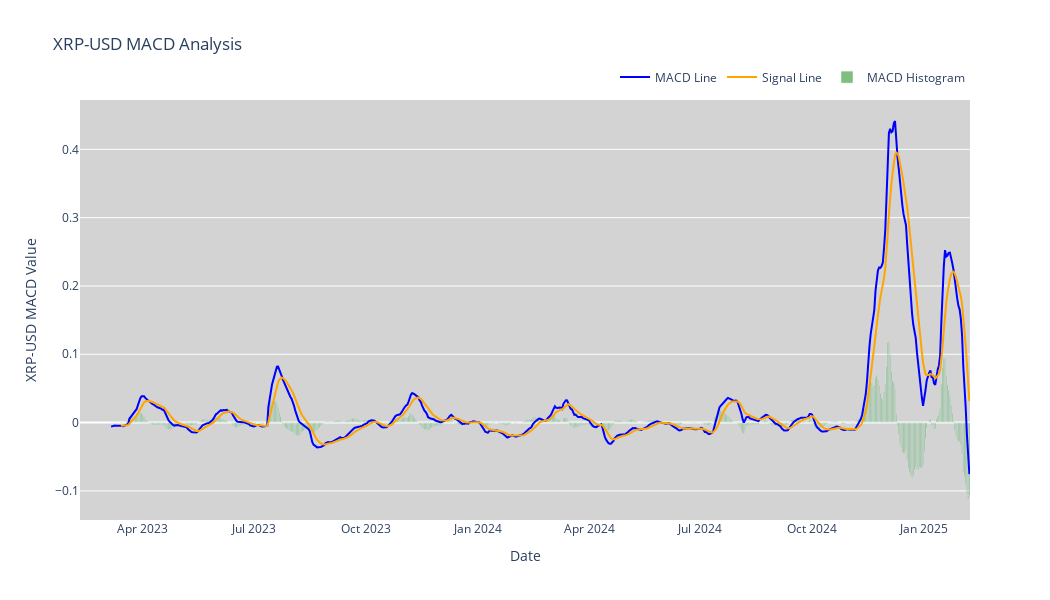

The cell this chart's notebook holds for it:
### Code cell
#MACD
fig = go.Figure()

fig.add_trace(go.Scatter(
    x=stock_data.index,
    y=stock_data['MACD'],
    mode='lines',
    name='MACD Line',
    line=dict(color='blue', width=2)
))

fig.add_trace(go.Scatter(
    x=stock_data.index,
    y=stock_data['Signal'],
    mode='lines',
    name='Signal Line',
    line=dict(color='orange', width=2)
))

fig.add_trace(go.Bar(
    x=stock_data.index,
    y=stock_data['MACD_Histogram'],
    name='MACD Histogram',
    marker_color='green',
    opacity=0.5
))

fig.update_layout(
    title=f'{ticker} MACD Analysis',
    xaxis_title='Date',
    yaxis_title=f'{ticker} MACD Value',
    plot_bgcolor='lightgrey',
    xaxis_rangeslider_visible=False,
    legend=dict(
        orientation='h',
        yanchor='bottom',
        y=1.02,
        xanchor='right',
        x=1
    ),
    width=1050,
    height=600
)

# Display and save the chart
fig.show()
fig.write_image('./images/MACD.png')

### Figure 1 — Plotly figure (JSON) as saved in the notebook; plotly's stock layout.template omitted (floating-point values rounded to 4 significant figures; data arrays with more than 128 entries replaced by an {"elided": "..."} marker saying what was removed)
{"data": [{"line": {"color": "blue", "width": 2}, "mode": "lines", "name": "MACD Line", "type": "scatter", "x": {"elided": "730 str values"}, "y": {"elided": "730 float values"}}, {"line": {"color": "orange", "width": 2}, "mode": "lines", "name": "Signal Line", "type": "scatter", "x": {"elided": "730 str values"}, "y": {"elided": "730 float values"}}, {"marker": {"color": "green"}, "name": "MACD Histogram", "opacity": 0.5, "type": "bar", "x": {"elided": "730 str values"}, "y": {"elided": "730 float values"}}], "layout": {"height": 600, "legend": {"orientation": "h", "x": 1, "xanchor": "right", "y": 1.02, "yanchor": "bottom"}, "plot_bgcolor": "lightgrey", "title": {"text": "XRP-USD MACD Analysis"}, "width": 1050, "xaxis": {"rangeslider": {"visible": false}, "title": {"text": "Date"}}, "yaxis": {"title": {"text": "XRP-USD MACD Value"}}}}
